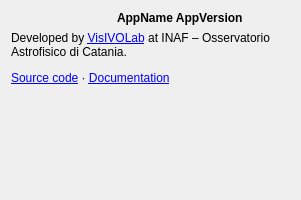
<?xml version="1.0" encoding="UTF-8"?>
<ui version="4.0">
 <class>AboutDialog</class>
 <widget class="QDialog" name="AboutDialog">
  <property name="geometry">
   <rect>
    <x>0</x>
    <y>0</y>
    <width>301</width>
    <height>200</height>
   </rect>
  </property>
  <property name="windowTitle">
   <string>About VisIVO</string>
  </property>
  <layout class="QVBoxLayout" name="verticalLayout">
   <item>
    <layout class="QHBoxLayout" name="horizontalLayout">
     <item>
      <widget class="QLabel" name="labelLogo">
       <property name="sizePolicy">
        <sizepolicy hsizetype="Fixed" vsizetype="Fixed">
         <horstretch>0</horstretch>
         <verstretch>0</verstretch>
        </sizepolicy>
       </property>
       <property name="maximumSize">
        <size>
         <width>100</width>
         <height>100</height>
        </size>
       </property>
       <property name="scaledContents">
        <bool>true</bool>
       </property>
      </widget>
     </item>
     <item>
      <widget class="QLabel" name="label">
       <property name="font">
        <font>
         <bold>true</bold>
        </font>
       </property>
       <property name="text">
        <string>AppName AppVersion</string>
       </property>
      </widget>
     </item>
    </layout>
   </item>
   <item>
    <widget class="QLabel" name="labelCredits">
     <property name="text">
      <string>&lt;p&gt;Developed by &lt;a href=&quot;https://visivolab.oact.inaf.it&quot;&gt;VisIVOLab&lt;/a&gt; at INAF – Osservatorio Astrofisico di Catania.&lt;/p&gt;&lt;p&gt;&lt;a href=&quot;https://github.com/VisIVOLab/VisIVOVisualAnalytics&quot;&gt;Source code&lt;/a&gt; · &lt;a href=&quot;https://visivo.readthedocs.io&quot;&gt;Documentation&lt;/a&gt;&lt;/p&gt;</string>
     </property>
     <property name="textFormat">
      <enum>Qt::TextFormat::RichText</enum>
     </property>
     <property name="wordWrap">
      <bool>true</bool>
     </property>
     <property name="openExternalLinks">
      <bool>true</bool>
     </property>
    </widget>
   </item>
   <item>
    <spacer name="verticalSpacer">
     <property name="orientation">
      <enum>Qt::Orientation::Vertical</enum>
     </property>
     <property name="sizeHint" stdset="0">
      <size>
       <width>20</width>
       <height>145</height>
      </size>
     </property>
    </spacer>
   </item>
  </layout>
 </widget>
 <resources/>
 <connections/>
</ui>
